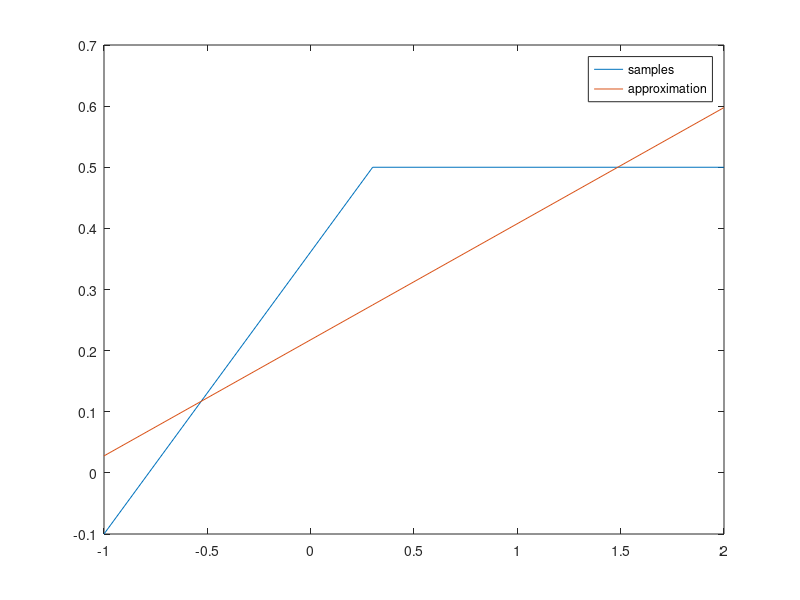
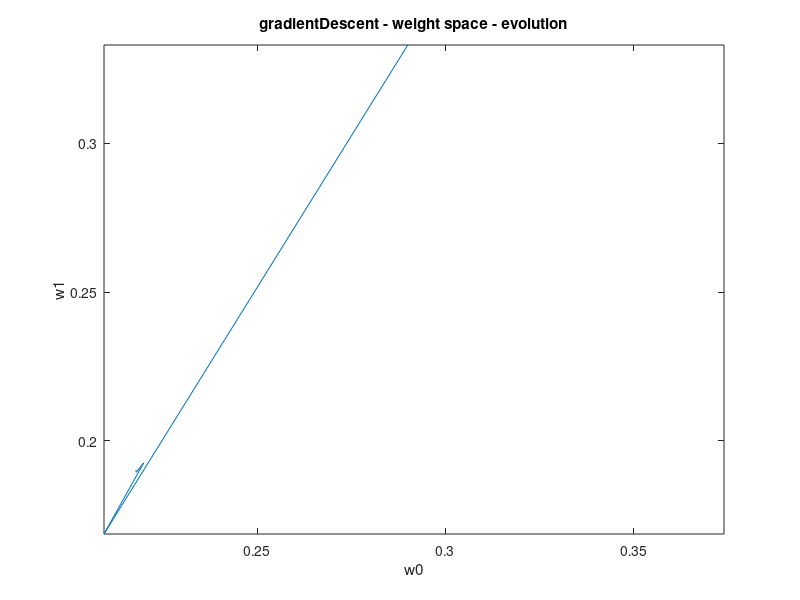
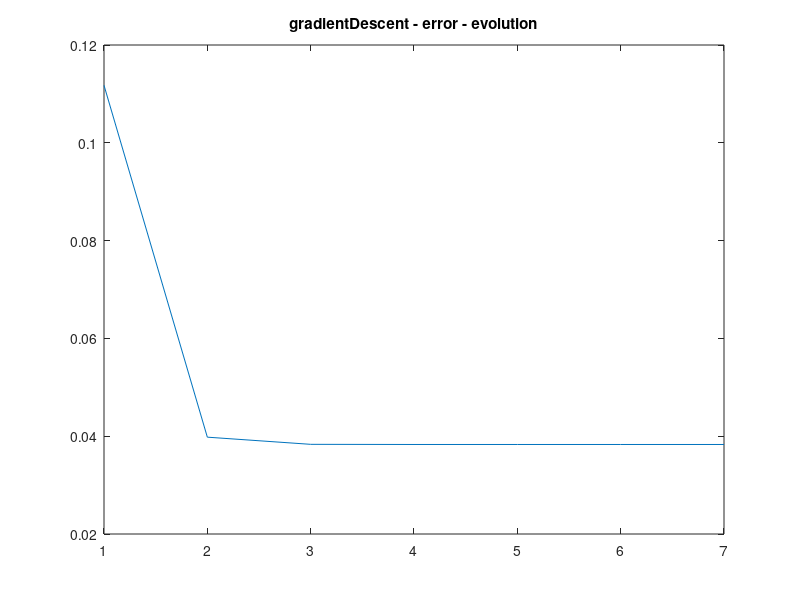
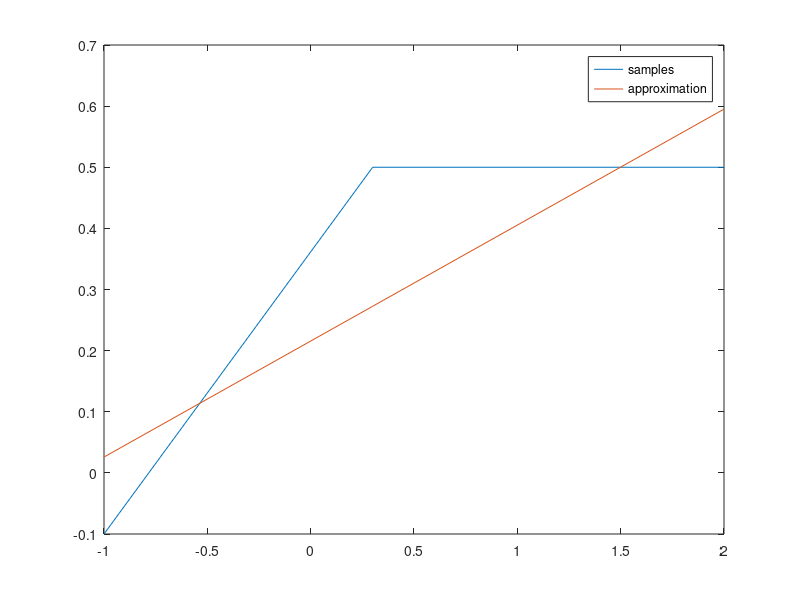

MATLAB code to generate these figures, in order:
#! /usr/bin/octave -qf

#
# Here we are comparing 3 different learning algorithms,
# demonstrated on a simple perceptron.
# i)   gradient decsent
# ii)  line-search
# iii) conjugate gradient descent
#


# X' = transposed(X)


# Weight vector: w[0=>threshold, 1=>input-weight]
global wInit = 0.5;
global w = [0.0; 0.0]

# Output vector: t[trainingSampleId]
global t = [-0.1, 0.5, 0.5]

# Input matrix: X[trainingSampleId][0=>bias, 1=>input]
global input = [-1.0, 0.3, 2.0]
global X = [1.0, 1.0, 1.0; input]


global ErrorStop = 0.1;

# the training error
function _Error = Error()
	global X
	global w
	global t
	_Error = 0.5 * sumsq(w' * X - t);
endfunction

# H = 2XX'
function _H = H()
	global X
	_H = 2 * X * X';
endfunction

# Returns the gradient for the current error
function _gradient = gradient()
	global w
	global X
	global t
	b = -2 * X * t';
	_gradient = H() * w + b;
endfunction

#################################

global w0
global w1
global e

function learn_init()
	global wInit;
	global w;
	global w0;
	global w1;
	global e;

	w(1) = unifrnd(-wInit, wInit);
	w(2) = unifrnd(-wInit, wInit);

	# save w0/1 for plotting
	w0 = [w(1)];
	w1 = [w(2)];

	e  = [Error()];
endfunction

# 5.1.a Gradient Descent
function learn_gradientDescent()
	global w;
	global w0;
	global w1;
	global e;

	iterations = 6;
	rate = 0.1;
	for i = 1:iterations
		g = gradient();
		w = w - rate * g;
		w0(end+1) = w(1);
		w1(end+1) = w(2);
		e(end+1)  = Error();
	endfor
endfunction

# 5.1.b Line search
function learn_lineSearch()
	global w;
	global w0;
	global w1;
	global e;

	iterations = 6;
	for i = 1:iterations
		g = gradient();
		alpha = - (g' * g) / (g' * H() * g);
		w = w + alpha * g;
		w0(end+1) = w(1);
		w1(end+1) = w(2);
		e(end+1)  = Error();
	endfor
endfunction

# 5.1.c Conjugate Gradient
function learn_conjugateGradient()
	global w;
	global w0;
	global w1;
	global e;
	global ErrorStop;

	gold = gradient();
	w = -gold;
	d = -gold;
	iterations = 6;
	for i = 1:iterations
		alpha = -(d' * gold) / (d' * H() * d);
		w = w + alpha * d;
		gnew = gradient();
		beta = -(gnew' * gnew) / (gold' * gold);
		d = gnew + beta * d;
		gold = gnew;

		w0(end+1) = w(1);
		w1(end+1) = w(2);
		e(end+1)  = Error();
		if (e(end) < ErrorStop)
			break;
		endif
	endfor
endfunction


function plotLearningResults(methodName)
	global input;
	global X;
	global t;
	global w;
	global w0;
	global w1;
	global e;

	# Plot the samples vs the approximation
	output = t;
	approxOutput = w' * X;
	title(strcat(methodName, " - target space - samples and approximation"))
	plot(input, [output; approxOutput])
	legend(["samples"; "approximation"]);
	print(strcat(methodName, "_approximation.png"), "-dpng")

	# Plot the weights evolution over the iteration steps
	plot(w0, w1)
	title(strcat(methodName, " - weight space - evolution"))
	xlabel("w0");
	ylabel("w1");
	w0Min = min(w0);
	w0Max = max(w0);
	w0Scale = w0Max - w0Min;
	w1Min = min(w1);
	w1Max = max(w1);
	w1Scale = w1Max - w1Min;
	wScaleMax = max([w0Scale, w1Scale]);
	w0Max = w0Min + wScaleMax;
	w1Max = w1Min + wScaleMax;
	axis([w0Min w0Max w1Min w1Max])
	print(strcat(methodName, "_weightsEvolution.png"), "-dpng")

	# Plot the error evolution over the iteration steps
	plot(e)
	title(strcat(methodName, " - error - evolution"))
	print(strcat(methodName, "_errorsEvolution.png"), "-dpng")
endfunction


learn_init()
learn_gradientDescent()
plotLearningResults("gradientDescent")

learn_init()
learn_lineSearch()
plotLearningResults("lineSearch")

learn_init()
learn_conjugateGradient()
plotLearningResults("conjugateGradient")
